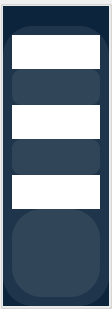
    <widget class="QGroupBox" name="contactinformation">
     <property name="minimumSize">
      <size>
       <width>0</width>
       <height>0</height>
      </size>
     </property>
     <property name="maximumSize">
      <size>
       <width>0</width>
       <height>0</height>
      </size>
     </property>
     <property name="title">
      <string/>
     </property>
     <layout class="QVBoxLayout" name="verticalLayout_9">
      <property name="spacing">
       <number>0</number>
      </property>
      <property name="leftMargin">
       <number>0</number>
      </property>
      <property name="topMargin">
       <number>0</number>
      </property>
      <property name="rightMargin">
       <number>0</number>
      </property>
      <property name="bottomMargin">
       <number>0</number>
      </property>
      <item>
       <widget class="QGroupBox" name="groupBox_8">
        <property name="styleSheet">
         <string notr="true">border:none;

background-color: rgb(12, 36, 60);</string>
        </property>
        <property name="title">
         <string/>
        </property>
        <layout class="QVBoxLayout" name="verticalLayout_6" stretch="9,1">
         <property name="leftMargin">
          <number>0</number>
         </property>
         <property name="topMargin">
          <number>0</number>
         </property>
         <property name="rightMargin">
          <number>0</number>
         </property>
         <property name="bottomMargin">
          <number>0</number>
         </property>
         <item>
          <widget class="QGroupBox" name="groupBox_10">
           <property name="title">
            <string/>
           </property>
           <widget class="QPushButton" name="pushButton_18">
            <property name="geometry">
             <rect>
              <x>-10</x>
              <y>0</y>
              <width>451</width>
              <height>261</height>
             </rect>
            </property>
            <property name="styleSheet">
             <string notr="true">background-image: url(:/new/prefix1/Desktop.png);</string>
            </property>
            <property name="text">
             <string/>
            </property>
            <property name="icon">
             <iconset>
              <normaloff>:/vector-jan-2021-19_generated.jpg</normaloff>:/vector-jan-2021-19_generated.jpg</iconset>
            </property>
            <property name="iconSize">
             <size>
              <width>461</width>
              <height>927</height>
             </size>
            </property>
           </widget>
           <widget class="QLabel" name="label_6">
            <property name="geometry">
             <rect>
              <x>0</x>
              <y>210</y>
              <width>221</width>
              <height>41</height>
             </rect>
            </property>
            <property name="styleSheet">
             <string notr="true">color: rgb(201, 209, 213);
font: 900 14pt &quot;Segoe UI Black&quot;;
background-color: rgb(255, 255, 255,0);</string>
            </property>
            <property name="text">
             <string>username</string>
            </property>
           </widget>
           <widget class="QPushButton" name="pushButton_21">
            <property name="geometry">
             <rect>
              <x>320</x>
              <y>180</y>
              <width>81</width>
              <height>81</height>
             </rect>
            </property>
            <property name="styleSheet">
             <string notr="true">border-radius:40px;</string>
            </property>
            <property name="text">
             <string/>
            </property>
           </widget>
           <widget class="QPushButton" name="pushButton_5">
            <property name="geometry">
             <rect>
              <x>342</x>
              <y>0</y>
              <width>51</width>
              <height>51</height>
             </rect>
            </property>
            <property name="text">
             <string/>
            </property>
            <property name="icon">
             <iconset resource="project-resource.qrc">
              <normaloff>:/new/prefix1/standard/arrowright.png</normaloff>:/new/prefix1/standard/arrowright.png</iconset>
            </property>
           </widget>
          </widget>
         </item>
         <item>
          <widget class="QGroupBox" name="groupBox_9">
           <property name="styleSheet">
            <string notr="true">padding: 10px;

background-color: rgba(255, 255, 255, 20);
border-radius:30px;</string>
           </property>
           <property name="title">
            <string/>
           </property>
           <layout class="QVBoxLayout" name="verticalLayout_5">
            <property name="spacing">
             <number>0</number>
            </property>
            <item>
             <widget class="QLabel" name="label_8">
              <property name="styleSheet">
               <string notr="true">background: rgb(255, 255, 255,1);
font: 900 10pt &quot;Segoe UI Black&quot;;
color: rgb(255, 255, 255,255);
color: rgb(255, 255, 255);</string>
              </property>
              <property name="text">
               <string>firstname</string>
              </property>
             </widget>
            </item>
            <item>
             <widget class="QLineEdit" name="lineEdit_5">
              <property name="styleSheet">
               <string notr="true">border-top-left-radius:0px;
border-bottom-right-radius:0px;
border-radius:10px;</string>
              </property>
              <property name="echoMode">
               <enum>QLineEdit::Password</enum>
              </property>
              <property name="readOnly">
               <bool>true</bool>
              </property>
             </widget>
            </item>
            <item>
             <widget class="QLabel" name="label_9">
              <property name="styleSheet">
               <string notr="true">background: rgb(255, 255, 255,1);
font: 900 10pt &quot;Segoe UI Black&quot;;
color: rgb(255, 255, 255,255);
color: rgb(255, 255, 255);</string>
              </property>
              <property name="text">
               <string>lastname</string>
              </property>
             </widget>
            </item>
            <item>
             <widget class="QLineEdit" name="lineEdit_6">
              <property name="styleSheet">
               <string notr="true">border-radius:10px;</string>
              </property>
              <property name="readOnly">
               <bool>true</bool>
              </property>
             </widget>
            </item>
            <item>
             <widget class="QLabel" name="label_10">
              <property name="styleSheet">
               <string notr="true">background: rgb(255, 255, 255,1);
font: 900 10pt &quot;Segoe UI Black&quot;;
color: rgb(255, 255, 255,255);
color: rgb(255, 255, 255);</string>
              </property>
              <property name="text">
               <string>bio</string>
              </property>
             </widget>
            </item>
            <item>
             <widget class="QTextEdit" name="textEdit_2"/>
            </item>
           </layout>
          </widget>
         </item>
        </layout>
       </widget>
      </item>
     </layout>
    </widget>
